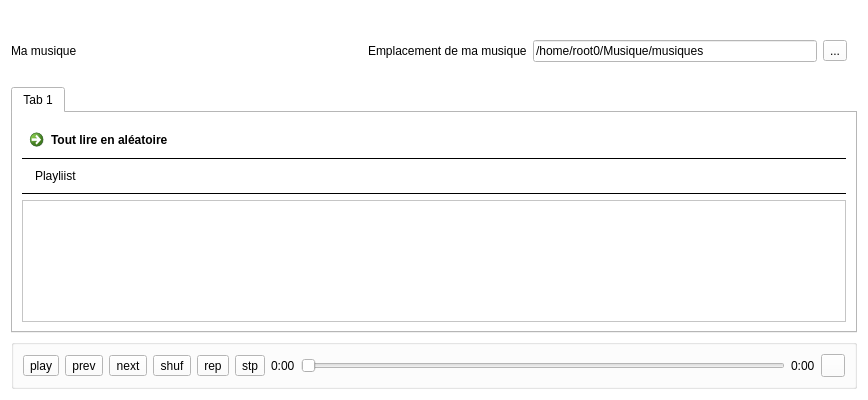
<?xml version="1.0" encoding="UTF-8"?>
<ui version="4.0">
 <class>Win</class>
 <widget class="QWidget" name="Win">
  <property name="geometry">
   <rect>
    <x>0</x>
    <y>0</y>
    <width>868</width>
    <height>400</height>
   </rect>
  </property>
  <property name="maximumSize">
   <size>
    <width>16777215</width>
    <height>16777215</height>
   </size>
  </property>
  <property name="palette">
   <palette>
    <active>
     <colorrole role="WindowText">
      <brush brushstyle="SolidPattern">
       <color alpha="255">
        <red>0</red>
        <green>0</green>
        <blue>0</blue>
       </color>
      </brush>
     </colorrole>
     <colorrole role="Button">
      <brush brushstyle="SolidPattern">
       <color alpha="255">
        <red>255</red>
        <green>255</green>
        <blue>255</blue>
       </color>
      </brush>
     </colorrole>
     <colorrole role="Light">
      <brush brushstyle="SolidPattern">
       <color alpha="255">
        <red>255</red>
        <green>255</green>
        <blue>255</blue>
       </color>
      </brush>
     </colorrole>
     <colorrole role="Midlight">
      <brush brushstyle="SolidPattern">
       <color alpha="255">
        <red>255</red>
        <green>255</green>
        <blue>255</blue>
       </color>
      </brush>
     </colorrole>
     <colorrole role="Dark">
      <brush brushstyle="SolidPattern">
       <color alpha="255">
        <red>127</red>
        <green>127</green>
        <blue>127</blue>
       </color>
      </brush>
     </colorrole>
     <colorrole role="Mid">
      <brush brushstyle="SolidPattern">
       <color alpha="255">
        <red>170</red>
        <green>170</green>
        <blue>170</blue>
       </color>
      </brush>
     </colorrole>
     <colorrole role="Text">
      <brush brushstyle="SolidPattern">
       <color alpha="255">
        <red>0</red>
        <green>0</green>
        <blue>0</blue>
       </color>
      </brush>
     </colorrole>
     <colorrole role="BrightText">
      <brush brushstyle="SolidPattern">
       <color alpha="255">
        <red>255</red>
        <green>255</green>
        <blue>255</blue>
       </color>
      </brush>
     </colorrole>
     <colorrole role="ButtonText">
      <brush brushstyle="SolidPattern">
       <color alpha="255">
        <red>0</red>
        <green>0</green>
        <blue>0</blue>
       </color>
      </brush>
     </colorrole>
     <colorrole role="Base">
      <brush brushstyle="SolidPattern">
       <color alpha="255">
        <red>255</red>
        <green>255</green>
        <blue>255</blue>
       </color>
      </brush>
     </colorrole>
     <colorrole role="Window">
      <brush brushstyle="SolidPattern">
       <color alpha="255">
        <red>255</red>
        <green>255</green>
        <blue>255</blue>
       </color>
      </brush>
     </colorrole>
     <colorrole role="Shadow">
      <brush brushstyle="SolidPattern">
       <color alpha="255">
        <red>0</red>
        <green>0</green>
        <blue>0</blue>
       </color>
      </brush>
     </colorrole>
     <colorrole role="AlternateBase">
      <brush brushstyle="SolidPattern">
       <color alpha="255">
        <red>255</red>
        <green>255</green>
        <blue>255</blue>
       </color>
      </brush>
     </colorrole>
     <colorrole role="ToolTipBase">
      <brush brushstyle="SolidPattern">
       <color alpha="255">
        <red>255</red>
        <green>255</green>
        <blue>220</blue>
       </color>
      </brush>
     </colorrole>
     <colorrole role="ToolTipText">
      <brush brushstyle="SolidPattern">
       <color alpha="255">
        <red>0</red>
        <green>0</green>
        <blue>0</blue>
       </color>
      </brush>
     </colorrole>
     <colorrole role="PlaceholderText">
      <brush brushstyle="SolidPattern">
       <color alpha="128">
        <red>0</red>
        <green>0</green>
        <blue>0</blue>
       </color>
      </brush>
     </colorrole>
    </active>
    <inactive>
     <colorrole role="WindowText">
      <brush brushstyle="SolidPattern">
       <color alpha="255">
        <red>0</red>
        <green>0</green>
        <blue>0</blue>
       </color>
      </brush>
     </colorrole>
     <colorrole role="Button">
      <brush brushstyle="SolidPattern">
       <color alpha="255">
        <red>255</red>
        <green>255</green>
        <blue>255</blue>
       </color>
      </brush>
     </colorrole>
     <colorrole role="Light">
      <brush brushstyle="SolidPattern">
       <color alpha="255">
        <red>255</red>
        <green>255</green>
        <blue>255</blue>
       </color>
      </brush>
     </colorrole>
     <colorrole role="Midlight">
      <brush brushstyle="SolidPattern">
       <color alpha="255">
        <red>255</red>
        <green>255</green>
        <blue>255</blue>
       </color>
      </brush>
     </colorrole>
     <colorrole role="Dark">
      <brush brushstyle="SolidPattern">
       <color alpha="255">
        <red>127</red>
        <green>127</green>
        <blue>127</blue>
       </color>
      </brush>
     </colorrole>
     <colorrole role="Mid">
      <brush brushstyle="SolidPattern">
       <color alpha="255">
        <red>170</red>
        <green>170</green>
        <blue>170</blue>
       </color>
      </brush>
     </colorrole>
     <colorrole role="Text">
      <brush brushstyle="SolidPattern">
       <color alpha="255">
        <red>0</red>
        <green>0</green>
        <blue>0</blue>
       </color>
      </brush>
     </colorrole>
     <colorrole role="BrightText">
      <brush brushstyle="SolidPattern">
       <color alpha="255">
        <red>255</red>
        <green>255</green>
        <blue>255</blue>
       </color>
      </brush>
     </colorrole>
     <colorrole role="ButtonText">
      <brush brushstyle="SolidPattern">
       <color alpha="255">
        <red>0</red>
        <green>0</green>
        <blue>0</blue>
       </color>
      </brush>
     </colorrole>
     <colorrole role="Base">
      <brush brushstyle="SolidPattern">
       <color alpha="255">
        <red>255</red>
        <green>255</green>
        <blue>255</blue>
       </color>
      </brush>
     </colorrole>
     <colorrole role="Window">
      <brush brushstyle="SolidPattern">
       <color alpha="255">
        <red>255</red>
        <green>255</green>
        <blue>255</blue>
       </color>
      </brush>
     </colorrole>
     <colorrole role="Shadow">
      <brush brushstyle="SolidPattern">
       <color alpha="255">
        <red>0</red>
        <green>0</green>
        <blue>0</blue>
       </color>
      </brush>
     </colorrole>
     <colorrole role="AlternateBase">
      <brush brushstyle="SolidPattern">
       <color alpha="255">
        <red>255</red>
        <green>255</green>
        <blue>255</blue>
       </color>
      </brush>
     </colorrole>
     <colorrole role="ToolTipBase">
      <brush brushstyle="SolidPattern">
       <color alpha="255">
        <red>255</red>
        <green>255</green>
        <blue>220</blue>
       </color>
      </brush>
     </colorrole>
     <colorrole role="ToolTipText">
      <brush brushstyle="SolidPattern">
       <color alpha="255">
        <red>0</red>
        <green>0</green>
        <blue>0</blue>
       </color>
      </brush>
     </colorrole>
     <colorrole role="PlaceholderText">
      <brush brushstyle="SolidPattern">
       <color alpha="128">
        <red>0</red>
        <green>0</green>
        <blue>0</blue>
       </color>
      </brush>
     </colorrole>
    </inactive>
    <disabled>
     <colorrole role="WindowText">
      <brush brushstyle="SolidPattern">
       <color alpha="255">
        <red>127</red>
        <green>127</green>
        <blue>127</blue>
       </color>
      </brush>
     </colorrole>
     <colorrole role="Button">
      <brush brushstyle="SolidPattern">
       <color alpha="255">
        <red>255</red>
        <green>255</green>
        <blue>255</blue>
       </color>
      </brush>
     </colorrole>
     <colorrole role="Light">
      <brush brushstyle="SolidPattern">
       <color alpha="255">
        <red>255</red>
        <green>255</green>
        <blue>255</blue>
       </color>
      </brush>
     </colorrole>
     <colorrole role="Midlight">
      <brush brushstyle="SolidPattern">
       <color alpha="255">
        <red>255</red>
        <green>255</green>
        <blue>255</blue>
       </color>
      </brush>
     </colorrole>
     <colorrole role="Dark">
      <brush brushstyle="SolidPattern">
       <color alpha="255">
        <red>127</red>
        <green>127</green>
        <blue>127</blue>
       </color>
      </brush>
     </colorrole>
     <colorrole role="Mid">
      <brush brushstyle="SolidPattern">
       <color alpha="255">
        <red>170</red>
        <green>170</green>
        <blue>170</blue>
       </color>
      </brush>
     </colorrole>
     <colorrole role="Text">
      <brush brushstyle="SolidPattern">
       <color alpha="255">
        <red>127</red>
        <green>127</green>
        <blue>127</blue>
       </color>
      </brush>
     </colorrole>
     <colorrole role="BrightText">
      <brush brushstyle="SolidPattern">
       <color alpha="255">
        <red>255</red>
        <green>255</green>
        <blue>255</blue>
       </color>
      </brush>
     </colorrole>
     <colorrole role="ButtonText">
      <brush brushstyle="SolidPattern">
       <color alpha="255">
        <red>127</red>
        <green>127</green>
        <blue>127</blue>
       </color>
      </brush>
     </colorrole>
     <colorrole role="Base">
      <brush brushstyle="SolidPattern">
       <color alpha="255">
        <red>255</red>
        <green>255</green>
        <blue>255</blue>
       </color>
      </brush>
     </colorrole>
     <colorrole role="Window">
      <brush brushstyle="SolidPattern">
       <color alpha="255">
        <red>255</red>
        <green>255</green>
        <blue>255</blue>
       </color>
      </brush>
     </colorrole>
     <colorrole role="Shadow">
      <brush brushstyle="SolidPattern">
       <color alpha="255">
        <red>0</red>
        <green>0</green>
        <blue>0</blue>
       </color>
      </brush>
     </colorrole>
     <colorrole role="AlternateBase">
      <brush brushstyle="SolidPattern">
       <color alpha="255">
        <red>255</red>
        <green>255</green>
        <blue>255</blue>
       </color>
      </brush>
     </colorrole>
     <colorrole role="ToolTipBase">
      <brush brushstyle="SolidPattern">
       <color alpha="255">
        <red>255</red>
        <green>255</green>
        <blue>220</blue>
       </color>
      </brush>
     </colorrole>
     <colorrole role="ToolTipText">
      <brush brushstyle="SolidPattern">
       <color alpha="255">
        <red>0</red>
        <green>0</green>
        <blue>0</blue>
       </color>
      </brush>
     </colorrole>
     <colorrole role="PlaceholderText">
      <brush brushstyle="SolidPattern">
       <color alpha="128">
        <red>0</red>
        <green>0</green>
        <blue>0</blue>
       </color>
      </brush>
     </colorrole>
    </disabled>
   </palette>
  </property>
  <property name="windowTitle">
   <string>Form</string>
  </property>
  <layout class="QVBoxLayout" name="verticalLayout">
   <item>
    <layout class="QHBoxLayout" name="horizontalLayout_4">
     <property name="topMargin">
      <number>10</number>
     </property>
     <property name="rightMargin">
      <number>10</number>
     </property>
     <item>
      <widget class="QLabel" name="label">
       <property name="minimumSize">
        <size>
         <width>0</width>
         <height>60</height>
        </size>
       </property>
       <property name="text">
        <string>Ma musique</string>
       </property>
      </widget>
     </item>
     <item>
      <spacer name="horizontalSpacer">
       <property name="orientation">
        <enum>Qt::Horizontal</enum>
       </property>
       <property name="sizeHint" stdset="0">
        <size>
         <width>40</width>
         <height>20</height>
        </size>
       </property>
      </spacer>
     </item>
     <item>
      <widget class="QLabel" name="label_2">
       <property name="text">
        <string>Emplacement de ma musique</string>
       </property>
      </widget>
     </item>
     <item>
      <widget class="QLineEdit" name="filePlace">
       <property name="text">
        <string>/home/root0/Musique/musiques</string>
       </property>
      </widget>
     </item>
     <item>
      <widget class="QToolButton" name="upload">
       <property name="text">
        <string>...</string>
       </property>
       <property name="icon">
        <iconset>
         <normaloff>../build-LecteurAudio-Desktop_Qt_5_12_10_GCC_64bit-Debug/use/load.png</normaloff>../build-LecteurAudio-Desktop_Qt_5_12_10_GCC_64bit-Debug/use/load.png</iconset>
       </property>
      </widget>
     </item>
    </layout>
   </item>
   <item>
    <widget class="QTabWidget" name="tabWidget">
     <property name="whatsThis">
      <string>&lt;html&gt;&lt;head/&gt;&lt;body&gt;&lt;p&gt;&lt;br/&gt;&lt;/p&gt;&lt;/body&gt;&lt;/html&gt;</string>
     </property>
     <property name="currentIndex">
      <number>0</number>
     </property>
     <widget class="QWidget" name="tab">
      <attribute name="title">
       <string>Tab 1</string>
      </attribute>
      <layout class="QVBoxLayout" name="verticalLayout_3">
       <item>
        <widget class="QCommandLinkButton" name="btn_allShuffle">
         <property name="minimumSize">
          <size>
           <width>0</width>
           <height>30</height>
          </size>
         </property>
         <property name="maximumSize">
          <size>
           <width>16777215</width>
           <height>30</height>
          </size>
         </property>
         <property name="text">
          <string>Tout lire en aléatoire</string>
         </property>
         <property name="icon">
          <iconset>
           <normaloff>../build-LecteurAudio-Desktop_Qt_5_12_10_GCC_64bit-Debug/use/shuffle.png</normaloff>../build-LecteurAudio-Desktop_Qt_5_12_10_GCC_64bit-Debug/use/shuffle.png</iconset>
         </property>
        </widget>
       </item>
       <item>
        <widget class="QLabel" name="label_3">
         <property name="minimumSize">
          <size>
           <width>0</width>
           <height>0</height>
          </size>
         </property>
         <property name="sizeIncrement">
          <size>
           <width>0</width>
           <height>30</height>
          </size>
         </property>
         <property name="styleSheet">
          <string notr="true">border-top : 1px solid black;
border-bottom : 1px solid black;
padding : 10px;</string>
         </property>
         <property name="text">
          <string>Playliist</string>
         </property>
        </widget>
       </item>
       <item>
        <widget class="QScrollArea" name="scrollArea">
         <property name="widgetResizable">
          <bool>true</bool>
         </property>
         <widget class="QWidget" name="scrollAreaWidgetContents_2">
          <property name="geometry">
           <rect>
            <x>0</x>
            <y>0</y>
            <width>826</width>
            <height>100</height>
           </rect>
          </property>
          <layout class="QVBoxLayout" name="verticalLayout_2">
           <item>
            <layout class="QGridLayout" name="titleLay"/>
           </item>
           <item>
            <spacer name="verticalSpacer">
             <property name="orientation">
              <enum>Qt::Vertical</enum>
             </property>
             <property name="sizeHint" stdset="0">
              <size>
               <width>20</width>
               <height>40</height>
              </size>
             </property>
            </spacer>
           </item>
          </layout>
         </widget>
        </widget>
       </item>
      </layout>
     </widget>
    </widget>
   </item>
   <item>
    <widget class="QGroupBox" name="groupBox_2">
     <property name="title">
      <string/>
     </property>
     <property name="flat">
      <bool>true</bool>
     </property>
     <layout class="QHBoxLayout" name="horizontalLayout">
      <item>
       <widget class="QToolButton" name="btn_play">
        <property name="text">
         <string>play</string>
        </property>
        <property name="icon">
         <iconset>
          <normaloff>../build-LecteurAudio-Desktop_Qt_5_12_10_GCC_64bit-Debug/use/play2.png</normaloff>../build-LecteurAudio-Desktop_Qt_5_12_10_GCC_64bit-Debug/use/play2.png</iconset>
        </property>
       </widget>
      </item>
      <item>
       <widget class="QToolButton" name="btn_previous">
        <property name="text">
         <string>prev</string>
        </property>
        <property name="icon">
         <iconset>
          <normaloff>../build-LecteurAudio-Desktop_Qt_5_12_10_GCC_64bit-Debug/use/previous.png</normaloff>../build-LecteurAudio-Desktop_Qt_5_12_10_GCC_64bit-Debug/use/previous.png</iconset>
        </property>
       </widget>
      </item>
      <item>
       <widget class="QToolButton" name="btn_next">
        <property name="text">
         <string>next</string>
        </property>
        <property name="icon">
         <iconset>
          <normaloff>../build-LecteurAudio-Desktop_Qt_5_12_10_GCC_64bit-Debug/use/next.png</normaloff>../build-LecteurAudio-Desktop_Qt_5_12_10_GCC_64bit-Debug/use/next.png</iconset>
        </property>
       </widget>
      </item>
      <item>
       <widget class="QToolButton" name="btn_shuffle">
        <property name="text">
         <string>shuf</string>
        </property>
        <property name="icon">
         <iconset>
          <normaloff>../build-LecteurAudio-Desktop_Qt_5_12_10_GCC_64bit-Debug/use/shuffle_back.png</normaloff>../build-LecteurAudio-Desktop_Qt_5_12_10_GCC_64bit-Debug/use/shuffle_back.png</iconset>
        </property>
       </widget>
      </item>
      <item>
       <widget class="QToolButton" name="btn_repeat">
        <property name="text">
         <string>rep</string>
        </property>
        <property name="icon">
         <iconset>
          <normaloff>../build-LecteurAudio-Desktop_Qt_5_12_10_GCC_64bit-Debug/use/repeat.png</normaloff>../build-LecteurAudio-Desktop_Qt_5_12_10_GCC_64bit-Debug/use/repeat.png</iconset>
        </property>
       </widget>
      </item>
      <item>
       <widget class="QToolButton" name="btn_stop">
        <property name="text">
         <string>stp</string>
        </property>
        <property name="icon">
         <iconset>
          <normaloff>../build-LecteurAudio-Desktop_Qt_5_12_10_GCC_64bit-Debug/use/stop.png</normaloff>../build-LecteurAudio-Desktop_Qt_5_12_10_GCC_64bit-Debug/use/stop.png</iconset>
        </property>
       </widget>
      </item>
      <item>
       <widget class="QLabel" name="lab_top">
        <property name="text">
         <string>0:00</string>
        </property>
       </widget>
      </item>
      <item>
       <widget class="QSlider" name="horizontalSlider">
        <property name="orientation">
         <enum>Qt::Horizontal</enum>
        </property>
       </widget>
      </item>
      <item>
       <widget class="QLabel" name="lab_end">
        <property name="text">
         <string>0:00</string>
        </property>
       </widget>
      </item>
      <item>
       <widget class="QToolButton" name="btn_full">
        <property name="text">
         <string/>
        </property>
        <property name="icon">
         <iconset>
          <normaloff>../build-LecteurAudio-Desktop_Qt_5_12_10_GCC_64bit-Debug/use/fullScreen.png</normaloff>../build-LecteurAudio-Desktop_Qt_5_12_10_GCC_64bit-Debug/use/fullScreen.png</iconset>
        </property>
       </widget>
      </item>
     </layout>
    </widget>
   </item>
  </layout>
 </widget>
 <resources/>
 <connections/>
</ui>
